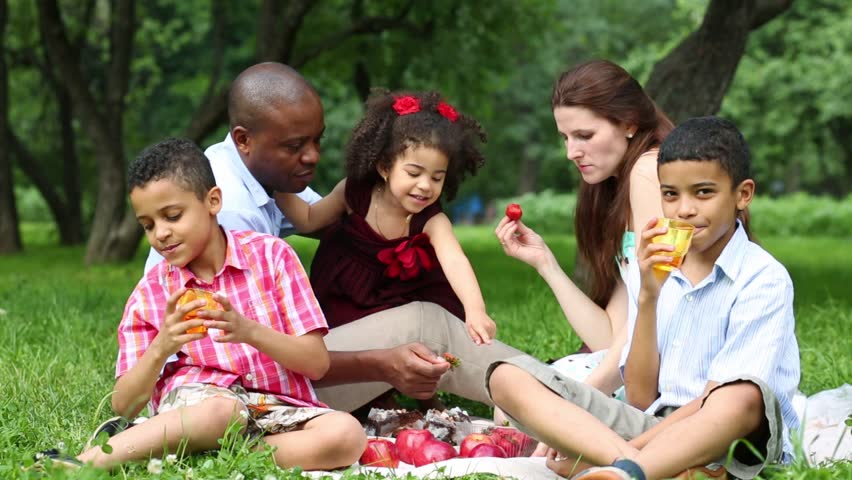
#> input picture 1.jpg, 852 x 480 px, found by its file name
$ python FR.py
#> lines starting #> are read from the running program, lines starting #| are printed output that depends on the picture; after the words box and inside, x2 and y2 are one past the last pixel; in counts of white or black regions, pixels touching at a corner belong together
import cv2 as cv


#preparing image
orig_img = cv.imread('/Users/nic/Downloads/1.jpg')
#> orig_img is the input picture: shape (480, 852, 3); mean B, G, R 88.4, 115.4, 119.3
gray_img = cv.cvtColor(orig_img,cv.COLOR_BGR2GRAY)
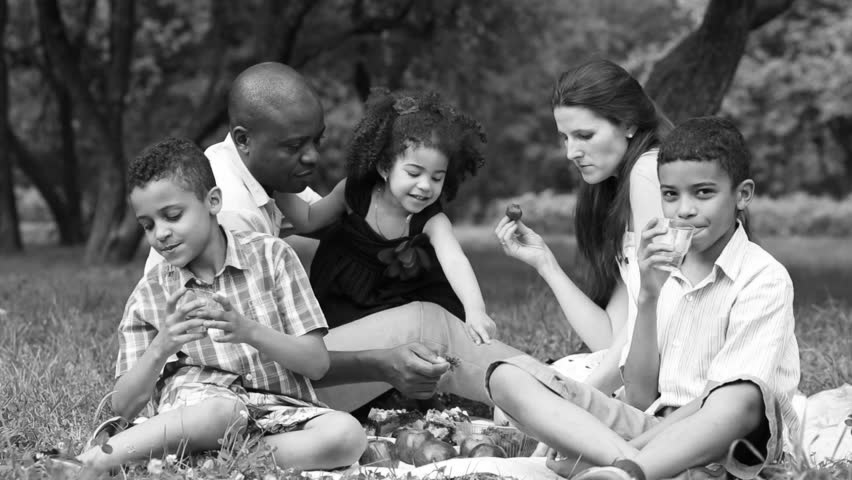
#> gray_img: shape (480, 852); min 0, max 255, mean 113.5

#creating CascadeClassifier for FaceRecognition
face_cascade = cv.CascadeClassifier('/anaconda2/pkgs/libopencv-3.4.2-h7c891bd_1/share/OpenCV/haarcascades/haarcascade_frontalface_alt.xml')

#detecting faces from grayscale image
detect_face = face_cascade.detectMultiScale(gray_img)
#> detect_face = [[391, 148, 66, 66], [642, 158, 89, 89]]

for (column,row,width,height) in detect_face:
    cv.rectangle(
        orig_img,
        (column,row),
        (column+row,width+height),
        (0,255,0),
        2
    )
#> this loop made 2 passes
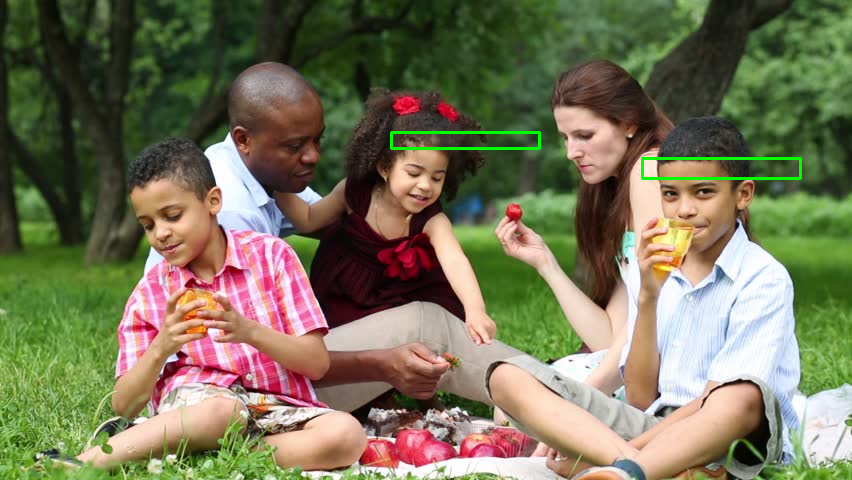
#> orig_img: shape (480, 852, 3); 0.5% of pixels changed, all inside (x1, y1, x2, y2) = (390, 131, 802, 180)
    #( original image , top-left , bottom-right , color of rectangle , tickness of rectangle )

#showing image
cv.imshow("Process_iamge",orig_img)
cv.waitKey(0)
cv.destroyAllWindows()
